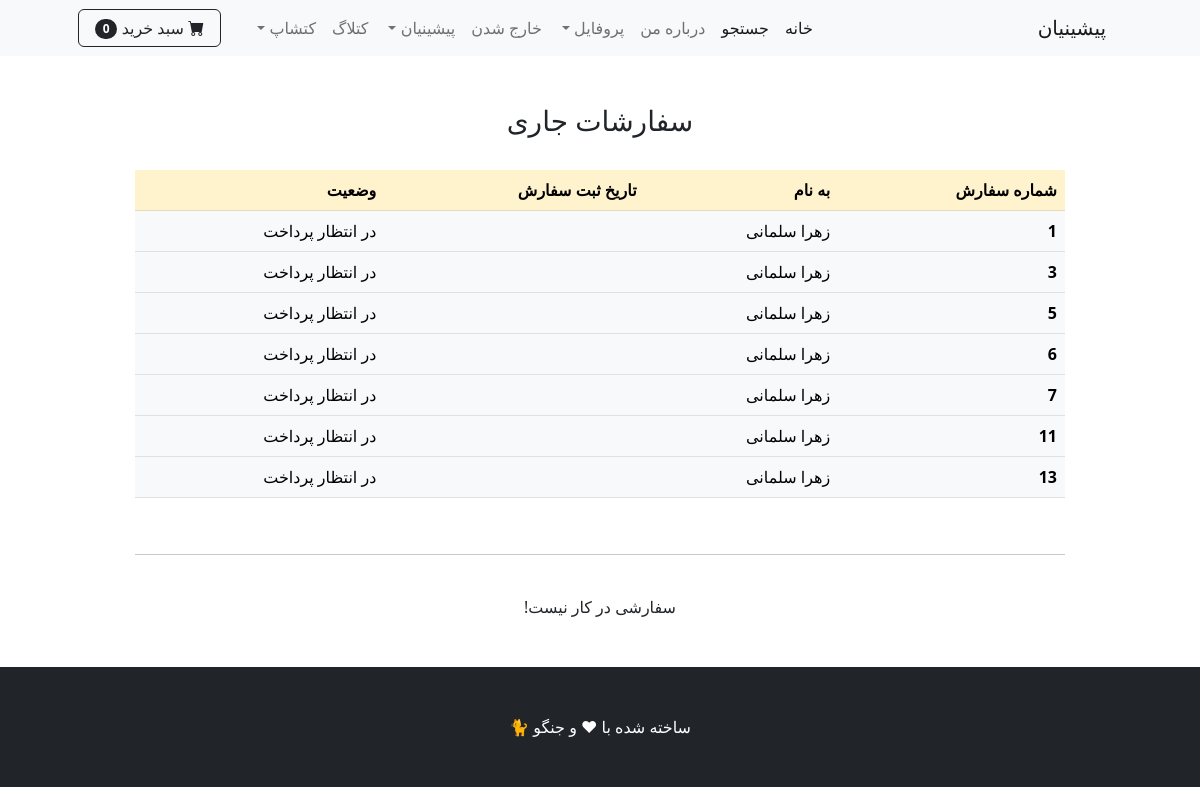
The page /orders/ (signed in) on the database as committed earlier.
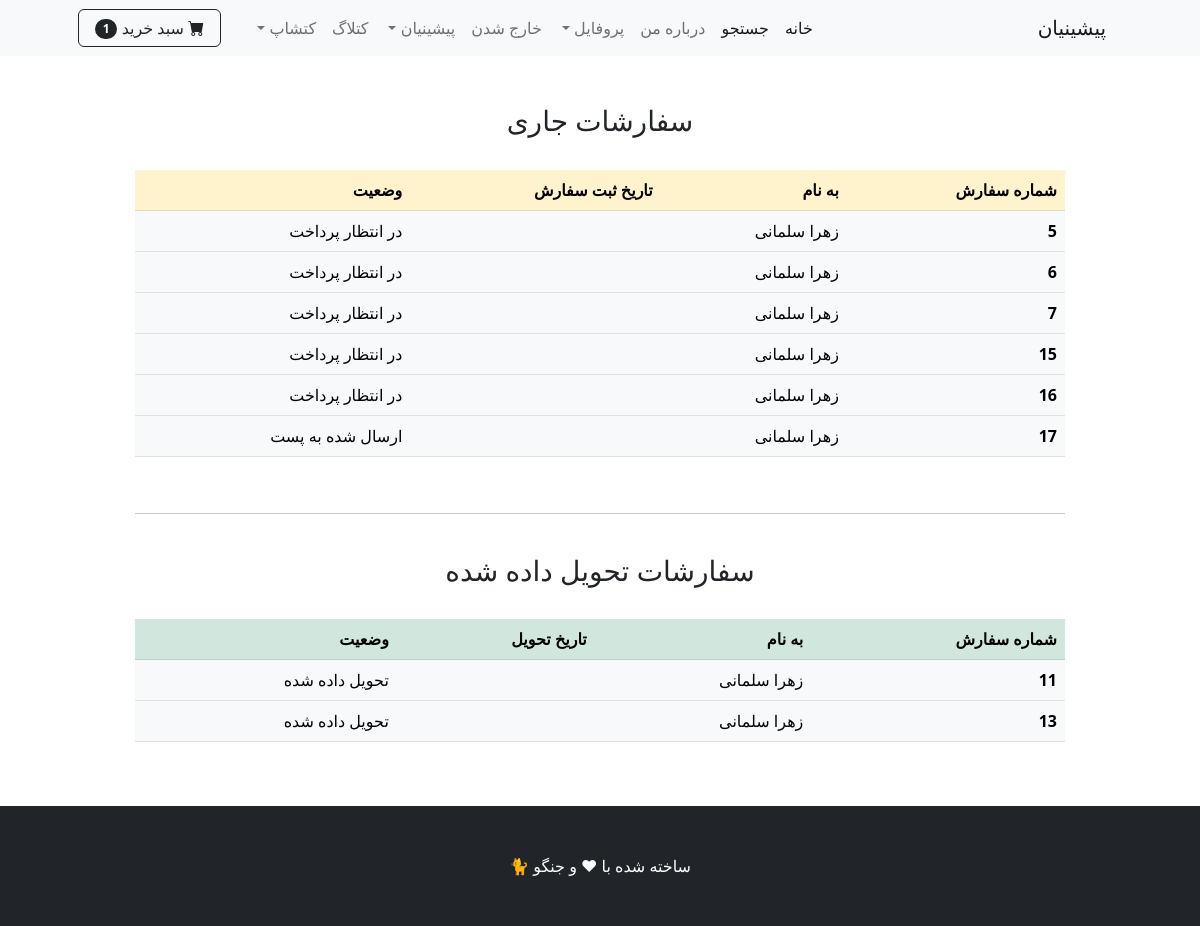
The same page on the database as committed later.
### payment/models.py (models this page shows, shortened)
class Order(models.Model):
    STATUS_ORDER = [
        ('Pending','در انتظار پرداخت'),
        ('Processing','در حال پردازش'),
        ('Shipped','ارسال شده به پست'),
        ('Delivered','تحویل داده شده')
    ]
    user = models.ForeignKey(User, on_delete=models.CASCADE, null=True, blank=True)
    full_name = models.CharField(max_length=250)
    email = models.EmailField(max_length=300)
    phone = models.CharField(max_length=25, blank=True)
    shipping_address = models.TextField(max_length=150000)
    amount_paid = models.DecimalField( decimal_places=0, max_digits=12)
    date_ordered = jmodels.jDateTimeField(auto_now_add=True)
    status = models.CharField(max_length=50, choices=STATUS_ORDER, default='Pending')
    last_update = jmodels.jDateTimeField(auto_now=True)

### pishi/views.py (the view)
# urls.py: path('orders/',views.user_orders , name='orders'),
def user_orders(request):
   if request.user.is_authenticated:
        delivered_orders = Order.objects.filter(user=request.user, status='Delivered')
        other_orders = Order.objects.filter(user=request.user).exclude(status='Delivered')
        context = {
            'delivered':delivered_orders,
            'other':other_orders
        }
        return render(request, 'user_orders.html',context )
   else:
     messages.success(request , 'دسترسی به این صفحه امکان پذیر نمیباشد')
     return redirect('home')

### cart/cart.py (called while the page is built)
    def __len__(self):
        return sum(item['product_count'] for item in self.cart.values())

### cart/context_processors.py (called while the page is built)
def cart(request):
    return {'cart':Cart(request)}

### catlog/context_processors.py (called while the page is built)
def recent_posts(request):
    recent_posts = Post.objects.order_by('-date')[:4]
    return {'recent_posts':recent_posts}

### pishi/templates/user_orders.html
{% extends 'base.html' %}
{% block content %}
<br><br>
<div class="container">
    <div class="row">
        <center>
            <div class="col-10">
            {% if other %}
            <h3>سفارشات جاری</h3><br>
                <table class="table">
                    <thead>
                      <tr class="table-warning">
                        <th scope="col">شماره سفارش</th>
                        <th scope="col">به نام</th>
                        <th scope="col">تاریخ ثبت سفارش</th>
                        <th scope="col">وضعیت</th>
                      </tr>
                    </thead>
                    <tbody>
                    {% for order in other %}
                      <tr class="table-light">
                        <th scope="row">{{ order.id }}</th>
                        <td>{{ order.full_name }}</td>
                        <td>{{ order.date_ordered|date:"Y-m-d H:i:s" }}</td>
                        <td>{{ order.get_status_display }}</td>
                      </tr>
                    {% endfor %}
                    </tbody>
                </table>
                {% else %}
                سفارشی در جریان نیست!
            {% endif %}
            <br>
            <hr>
            <br>
            {% if delivered %}
            <h3>سفارشات تحویل داده شده</h3><br>
                <table class="table">
                    <thead>
                      <tr class="table-success">
                        <th scope="col">شماره سفارش</th>
                        <th scope="col">به نام</th>
                        <th scope="col">تاریخ تحویل </th>
                        <th scope="col">وضعیت</th>
                      </tr>
                    </thead>
                    <tbody>
                    {% for order in delivered %}
                      <tr class="table-light">
                        <th scope="row">{{ order.id }}</th>
                        <td>{{ order.full_name }}</td>
                        <td>{{ order.last_update|date:"Y-m-d H:i:s" }}</td>
                        <td>{{ order.get_status_display }}</td>
                      </tr>
                    {% endfor %}
                    </tbody>
                </table>
                {% else %}
                سفارشی در کار نیست!
            {% endif %}
            </div>
        </center>
    </div>
</div>
<br><br>
{% endblock %}

Rows that differ between the two databases and show on the page:
removed Order: id "1", full_name "زهرا سلمانی", status "در انتظار پرداخت", shown under "سفارشات جاری"
removed Order: id "3", full_name "زهرا سلمانی", status "در انتظار پرداخت", shown under "سفارشات جاری"
added Order: id "15", full_name "زهرا سلمانی", status "در انتظار پرداخت", shown under "سفارشات جاری"
added Order: id "16", full_name "زهرا سلمانی", status "در انتظار پرداخت", shown under "سفارشات جاری"
added Order: id "17", full_name "زهرا سلمانی", status "ارسال شده به پست", shown under "سفارشات جاری"
changed Order id 11: moves from the list under "سفارشات جاری" to the list under "سفارشات تحویل داده شده"
changed Order id 13: moves from the list under "سفارشات جاری" to the list under "سفارشات تحویل داده شده"
Other text that changed with them:
{{ cart|length }}: "0" → "1"
text no longer shown: "سفارشی در کار نیست!"
text now shown: "سفارشات تحویل داده شده شماره سفارش به نام تاریخ تحویل وضعیت"
